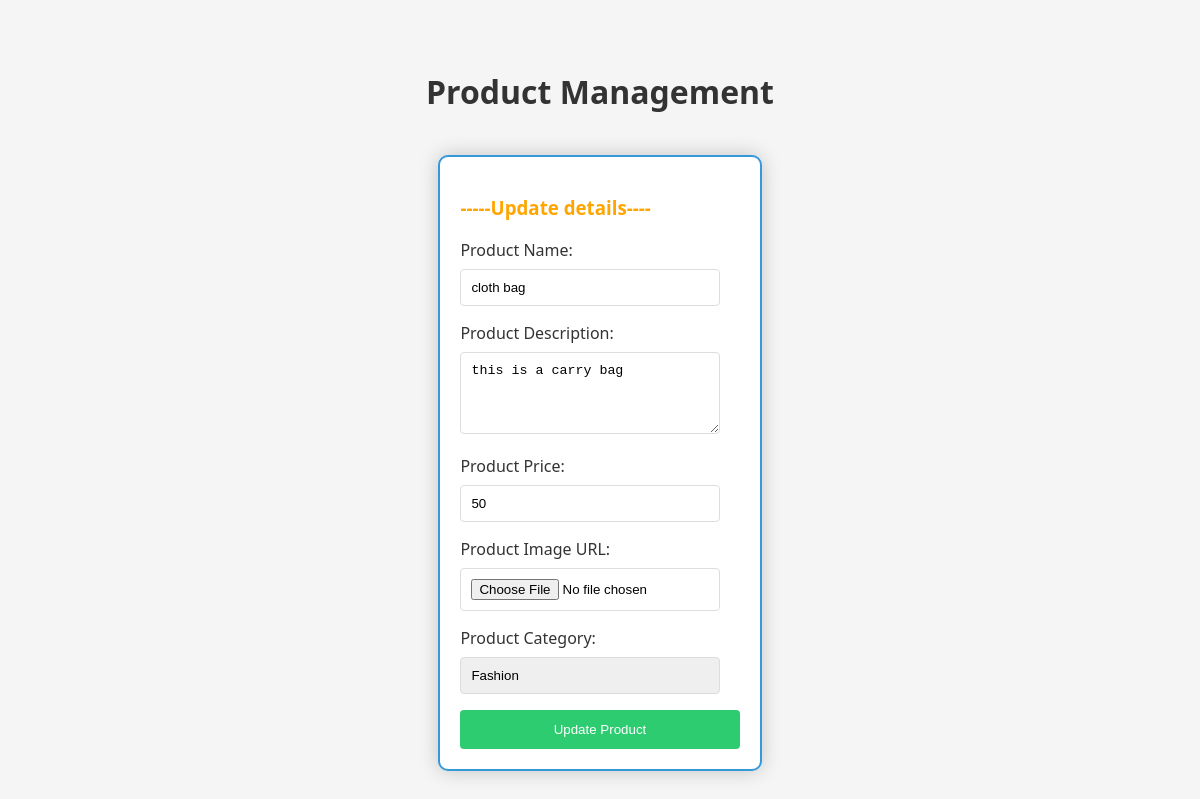
/admin/update.php?ID=19, run on the app's committed database.
### tables this page shows
CREATE TABLE `products` (
  `product_id` int(11) NOT NULL,
  `name` varchar(255) DEFAULT NULL,
  `description` text DEFAULT NULL,
  `price` int(11) DEFAULT NULL,
  `image` varchar(255) DEFAULT NULL,
  `category` varchar(255) DEFAULT NULL
);

### admin/update.php (the view, shortened to what this page needs)
<!DOCTYPE html>
<html lang="en">
<head>
</head>
<body>
<?php
include '../login/config.php';
if (isset($_GET['ID'])) {
    $id = intval($_GET['ID']);
    $query = "SELECT * FROM products WHERE product_id=$id";
    $record = mysqli_query($con, $query);
    $data = mysqli_fetch_array($record);
} else {
    die('ID parameter is missing in the URL.');
}
?>
<div class="container">
    <h1>Product Management</h1>
    <form action="update1.php" method="POST" enctype="multipart/form-data">
       <h3> <label id="form-heading">-----Update details----</label></h3>
      <label for="productName">Product Name:</label>
      <input type="text" id="productName" value="<?php echo $data['name']; ?>" name="pname">
      <label for="productDescription">Product Description:</label>
      <textarea id="productDescription" name="pdes" rows="4"><?php echo $data['description']; ?></textarea>
      <label for="productPrice">Product Price:</label>
      <input type="number" id="productPrice" value="<?php echo $data['price']; ?>" name="pprice" step="0.01">
      <label for="productImage">Product Image URL:</label>
      <input type="file" id="productImage" name="pimg">
      <label for="productCategory">Product Category:</label>
      <select id="productCategory" name="pcat">
        <option value="Fashion" <?php if ($data['category'] == "Fashion") echo "selected"; ?>>Fashion</option>
      </select>
      <button name="update">Update Product</button>
    </form>
  </div>
</body>
</html>

### admin/update.php (style rules this page uses)
body { display: flex; align-items: center; justify-content: center; height: 100vh; margin: 0; background-color: #f5f5f5; font-family: 'Segoe UI', Tahoma, Geneva, Verdana, sans-serif; }
h1 { text-align: center; color: #333; }
.container { display: flex; flex-direction: column; align-items: center; width: 400px; margin-top: 20px; }
form { background-color: #fff; padding: 20px; border-radius: 10px; box-shadow: 0 0 20px rgba(0, 0, 0, 0.2); border: 2px solid #3498db; margin-top: 20px; }
#form-heading { align-items: center; color: orange; padding-right: 30px; }
label { display: block; margin-bottom: 8px; color: #333; }
input, select { width: calc(100% - 20px); padding: 10px; margin-bottom: 16px; border: 1px solid #ddd; border-radius: 4px; box-sizing: border-box; }
textarea { width: calc(100% - 20px); padding: 10px; margin-bottom: 16px; border: 1px solid #ddd; border-radius: 4px; box-sizing: border-box; resize: vertical; }
select { appearance: none; }
button { background-color: #2ecc71; color: #fff; padding: 12px; border: none; border-radius: 4px; cursor: pointer; width: 100%; transition: background-color 0.3s ease; }

### data on the page
products: pname "cloth bag", pdes "this is a carry bag", pprice "50", pcat "Fashion"
